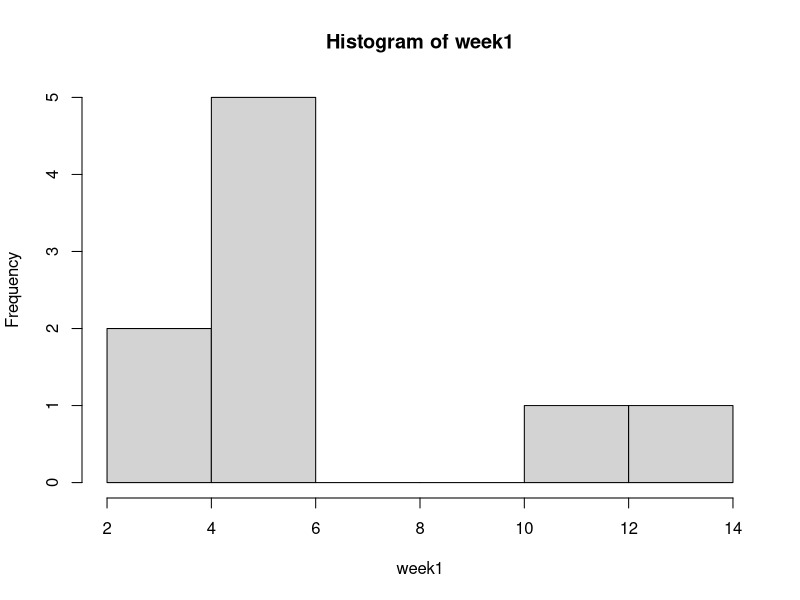
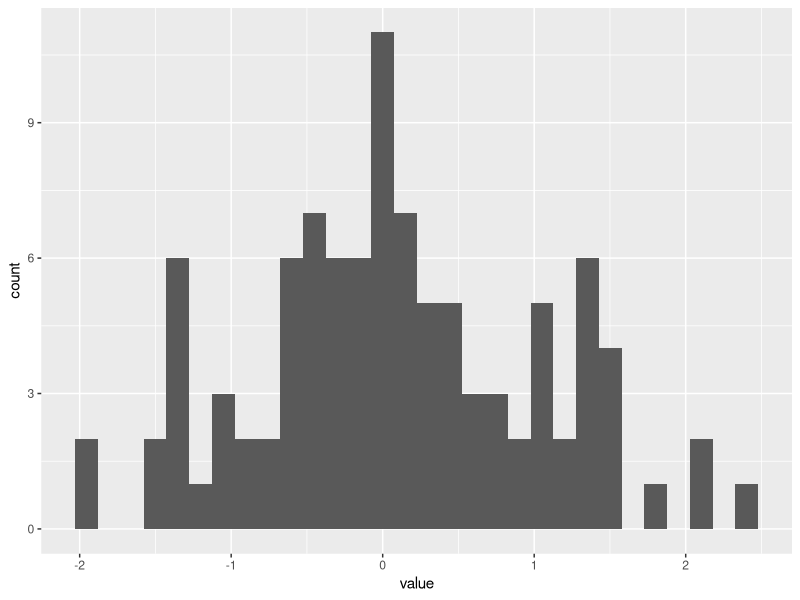
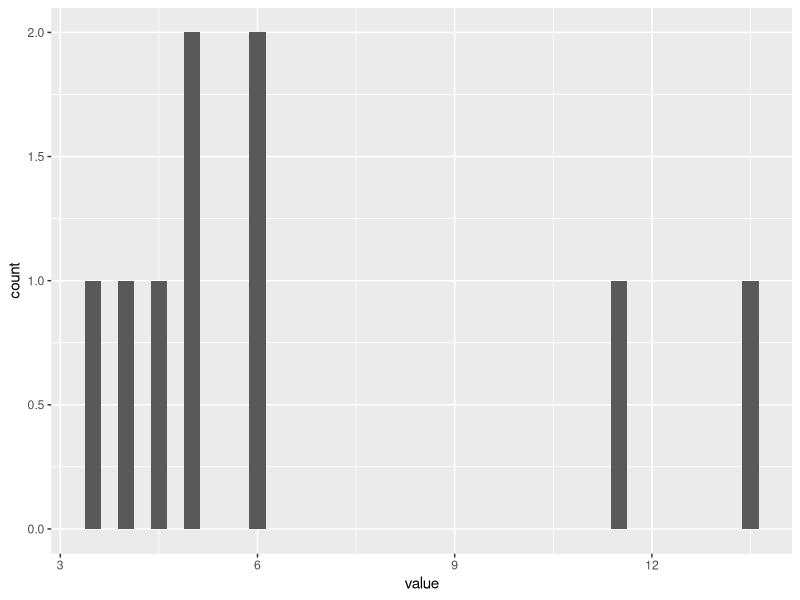

Source code (R) for these figures, in order:
## ---- chunk 1
knitr::opts_chunk$set(echo = TRUE)
## ---- chunk 2
week1 =c(6, 4.5, 13.5, NA, 5, 4, 3.5, 5, 11.5, 6)
## ---- chunk 3
hist(week1)

## ---- chunk 4
library(ggplot2)
 
# dataset:
data=data.frame(value=rnorm(100))

# basic histogram
p <- ggplot(data, aes(x=value)) + 
  geom_histogram()

p
## ---- chunk 5
# dataset:
data=data.frame(value=week1)

# basic histogram
p <- ggplot(data, aes(x=value)) + 
  geom_histogram(binwidth=.25)

p
## ---- chunk 6
